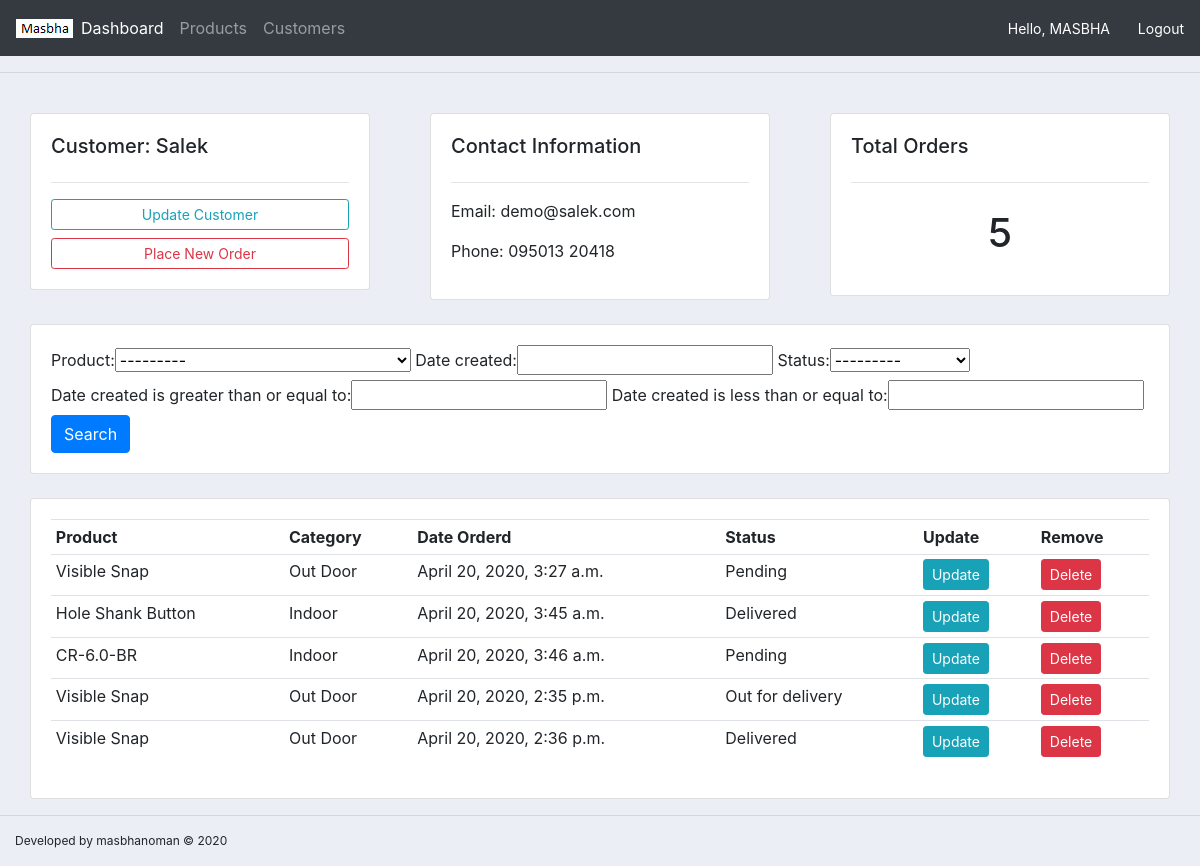
/customer/1/ (signed in), run on an earlier commit of the app's database.
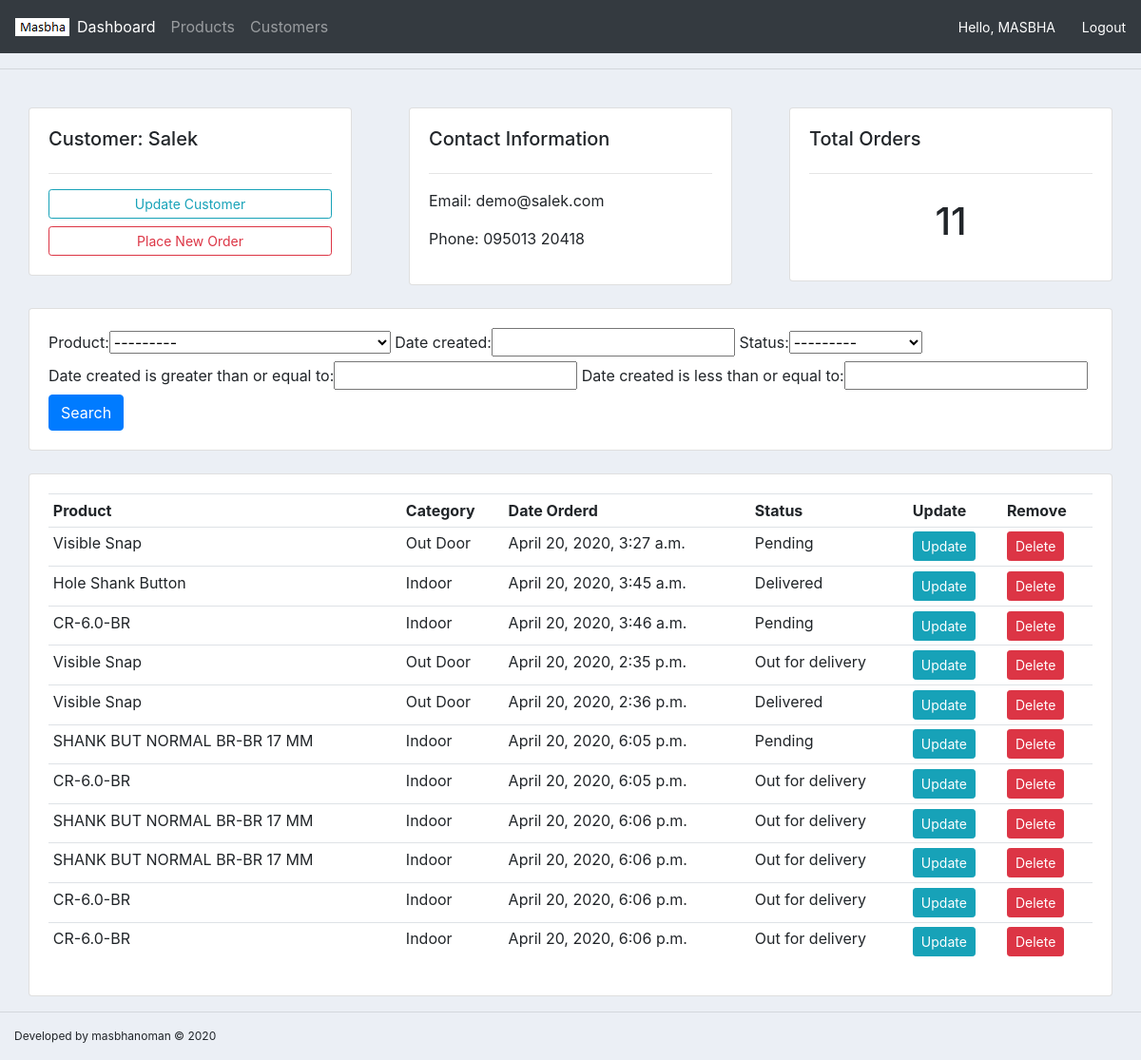
And on a later commit of the database.
### accounts/models.py (models this page shows, shortened)
class Order(models.Model):
	STATUS = [('Pending', 'Press'),
		('Out for delivery', 'Out for delivery'),
		('Delivered', 'Delivered'),
	]
	customer = models.ForeignKey(Customer, null = True, on_delete = models.SET_NULL)
	product = models.ForeignKey(Product, null = True, on_delete = models.SET_NULL)
	date_created = models.DateTimeField(auto_now_add = True, null=True)
	status = models.CharField(max_length = 200, null = True, choices = STATUS)

class Product(models.Model):
	CATEGORY = [('Indoor', 'Indoor'),
		('Out Door', 'Out Door'),
	]
	name = models.CharField(max_length = 200, null = True)
	price = models.FloatField(max_length = 200, null = True)
	category = models.CharField(max_length = 200, null = True, choices = CATEGORY)
	description = models.CharField(max_length = 200, null = True, blank=True)
	date_created = models.DateTimeField(auto_now_add = True, null=True)
	tags = models.ManyToManyField(Tag, null = True, blank=True)
	def __str__(self):
		return self.name

### accounts/views.py (the view)
# urls.py: path('customer/<str:customer_id>/', views.customer, name='customer_page'),
@login_required(login_url='login_page')
def customer(request,customer_id):
	customer = Customer.objects.get(id=customer_id)
	total_orders = customer.order_set.all().count()
	orders = customer.order_set.all()
	my_filter = OrderFilter(request.GET, queryset=orders)
	orders = my_filter.qs
	context = {'customer':customer, 'orders':orders, 'total_orders':total_orders, 'my_filter':my_filter}
	return render(request, 'accounts/customer.html', context)

### accounts/templates/accounts/customer.html
{% extends 'accounts/main.html' %}
{% block content %}
	<br>
<div class="row">
	<div class="col">
	<div class="col-md">
		<div class="card card-body">
			<h5>Customer: {{customer.name}}</h5>
			<hr>
			<a class="btn btn-outline-info  btn-sm btn-block" href="">Update Customer</a>
			<a class="btn btn-outline-danger  btn-sm btn-block" href="{% url 'create_order_page' customer.id %}">Place New Order</a>
		</div>
	</div>
	</div>
	<div class="col">
	<div class="col-md">
		<div class="card card-body">
			<h5>Contact Information</h5>
			<hr>
			<p>Email: {{customer.email}}</p>
			<p>Phone: {{customer.phone}}</p>
		</div>
	</div>
	</div>
	<div class="col">
	<div class="col-md">
		<div class="card card-body">
			<h5>Total Orders</h5>
			<hr>
			<h1 style="text-align: center;padding: 10px">{{total_orders}}</h1>
		</div>
	</div>
	</div>
</div>
<br>
<div class="row">
	<div class="col">
	<div class="col-md">
		<div class="card card-body">
			<form method="get">
			{{my_filter.form}}
		    <button class="btn btn-primary" type="submit">Search</button>
		  </form>
		</div>
	</div>
	</div>
</div>
<br>
<div class="row">
	<div class="col">
	<div class="col-md">
		<div class="card card-body">
			<table class="table table-sm">
				<tr>
					<th>Product</th>
					<th>Category</th>
					<th>Date Orderd</th>
					<th>Status</th>
					<th>Update</th>
					<th>Remove</th>
				</tr>
				{% for order in orders %}
				<tr>
					<td>{{order.product.name}}</td>
					<td>{{order.product.category}}</td>
					<td>{{order.date_created}}</td>
					<td>{{order.status}}</td>
					<td><a class="btn btn-sm btn-info" href="{% url 'update_order_page' order.id %}">Update</a></td>
						<td><a class="btn btn-sm btn-danger" href="{% url 'delete_order_page' order.id %}">Delete</a></td>
				</tr>
				{% endfor %}
			</table>
		</div>
	</div>
	</div>
</div>
{% endblock %}

What changed in the data, as far as the page shows it:
added Order: product.name "SHANK BUT NORMAL BR-BR 17 MM", product.category "Indoor", date_created "April 20, 2020, 6:05 p.m.", status "Pending"
added Order: product.name "CR-6.0-BR", product.category "Indoor", date_created "April 20, 2020, 6:05 p.m.", status "Out for delivery"
added Order: product.name "SHANK BUT NORMAL BR-BR 17 MM", product.category "Indoor", date_created "April 20, 2020, 6:06 p.m.", status "Out for delivery"
added Order: product.name "SHANK BUT NORMAL BR-BR 17 MM", product.category "Indoor", date_created "April 20, 2020, 6:06 p.m.", status "Out for delivery"
added Order: product.name "CR-6.0-BR", product.category "Indoor", date_created "April 20, 2020, 6:06 p.m.", status "Out for delivery"
added Order: product.name "CR-6.0-BR", product.category "Indoor", date_created "April 20, 2020, 6:06 p.m.", status "Out for delivery"
Also different on the page:
{{ total_orders }}: "5" → "11"
